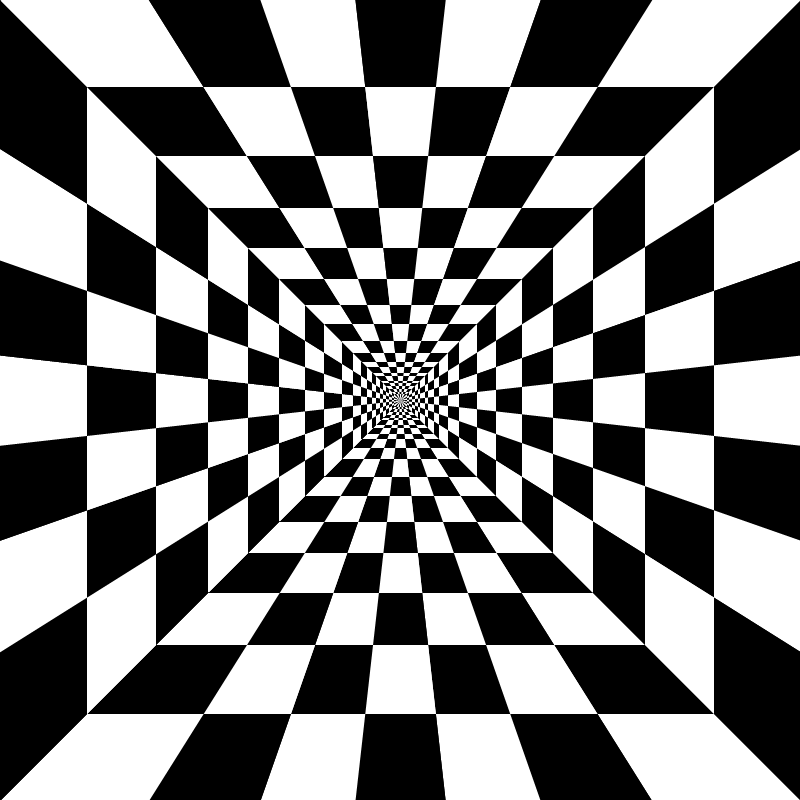
%> input picture Exercise_03/checkerboard_tunnel.png, 800 x 800 px
$ octave exer.m   (GNU Octave 9; MATLAB toolbox functions it lacks are replaced by stand-ins)
%> lines starting %> are read from the running program, lines starting %| are printed output that depends on the picture
### Exercise_03/harrisR.m
function R_max = harrisR(I, sigma_dif, sigma_int, alpha, t)
% input: I is the image, sigma determines kernel size and Gaussian smooting
% input parameters: scale level n, initial scale value s0, scale step k,
% constant factor alpha(0.04<alpha<0.06), threshold value for R: t
%
% define derivative in x and y direction
img.orig = double(I)
d_dx = double([-1, 0, 1; -1, 0, 1; -1, 0, 1]);
d_dy = d_dx';
% Gaussian smoothing filter (differentiating):
G_dif = gauss2D(sigma_dif);
% Gaussian smoothing filter (integrating):
G_int = gauss2D(sigma_int);
% use associativity law of convolution
% generate kernel in x and y direction
% (consisting of Gaussian smoothing and derivative)
k_x = conv2(d_dx, G_dif);
k_y = conv2(d_dy, G_dif);

% filter image with kernel above
img.x = conv2(k_x, img.orig);
img.y = conv2(k_y, img.orig);
% define matrix M which represents a first order approximation
% (2D Taylor expansion) of [I(x, y) - I(x + delta_x, y + delta_y)]^2
% see lecture03 p.20ff
% M = 2DGaussian *convolve* [L_x.^2, L_x .* L_y; L_x .* L_y, L_y.^2];

Ix2g = conv2(G_int, img.x.^2);
Ixyg = conv2(G_int, img.x .* img.y);
Iy2g = conv2(G_int, img.y.^2);
% determine R for every pixel of the input image I
for i = 1: size(img.orig, 1)
    for j = 1: size(img.orig, 2)
        M = [Ix2g(i, j), Ixyg(i, j); Ixyg(i, j), Iy2g(i, j)];
        R_temp = det(M) - alpha*trace(M)^2;
        % R = lambda1 * lambda2 + alpha*(lambda1 + lambda2)^2
        % with lambda1, lambda2 being the eigenvalues of M
        % set threshold for R (lecture03 p.35):
        if R_temp > t
            R(i, j) = R_temp;
        else
            R(i, j) = 0;
        end
    end
end

% implement non-maximum suppresion
% search for maximum in 3x3 or 5x5 window
window_size = 3;
margin = floor(window_size / 2);
R0 = zeros(size(img.orig) + 2 * margin);

R0(1 + margin: size(img.orig, 1) + margin, 1 + margin: size(img.orig, 2) + margin) = R;
for i = 1: size(img.orig, 1)
    for j = 1: size(img.orig, 2)
        R_temp = R0(i:i + 2 * margin - 1, j: j + 2 * margin - 1);
        if R(i, j) == max(max(R_temp))
            R_max(i, j) = R(i,j);
        else
            R_max(i, j) = 0;
        end
    end
end
end

### Exercise_03/gauss2D.m
% Creates a 2 dimensional Gaussian filter
% H is the size of the filter
function J = gauss2D(sigma)
    % Divide mask size by 2, so that 0 is the center
    s = floor(3*sigma /2);
    for u = -s: s
        for v = -s: s
            %J(u + s + 1, v + s +1) = 1 / (2 * pi * sigma^2) * exp(-1 / 2 * (u^2 + v^2) / (sigma^2));
            % prefactor can be omitted because of normalization
            J(u + s + 1, v + s +1) = exp(-1 / 2 * (u^2 + v^2) / (sigma^2));
        end
    end
% normalization
J = J ./ sum(J(:));
end

### Exercise_03/multiscale_harris.m
function R = multiscale_harris(I, sigma_0, sigma_int, n, k, alpha, t)
J = I;
% initialize output: R contains corners of all scales
R = zeros(size(J, 1), size(J, 2), n);
% generate Harris response for all layers
for i = 1:n
    % initialize response matrix: +2 as "padding" for corner search
    % and +1 because of j = k+1 steps / layers
    R_n = zeros(size(J, 1), size(J, 2), k+1);
    for j = 2 : k+2
        sigma_0_temp = sigma_0 * 2^((j-2)/k);

        R_n(:,:,j+1) = harrisR(J, sigma_0_temp, sigma_int, alpha, t);
    end

    size(R_n)
    pause
    % corner search across scales
    for l = 2 : k
        R_3stack = R_n(:, :, l-1 : l+1);
        % find max index in vertical direction (stack direction)
        % image lies horizontally
        [M, N] = max(R_3stack, [], 3);
        %sizeN = size(N);
        for layer = 1 : k
            for x = 1 : size(M, 1)
                for y = 1 : size(M, 2)
                    % is the maximal value in the middle layer of the stack
                    % and is the value larger than the threshold?
                    if N(x,y) == 2 && M(x,y) > t
                        % multiply coordinates of corner with 2^n and insert
                        % them into the overall corner picture
                        R(x*2^(i-1), y*2^(i-1), layer) = 255;
                    end
                end
            end
        end
    end
    % prepare for next cycle (n = n+1)
    sigma_0 = 2*sigma_0;
    J = imresize(J, 0.5);
end
%pause;
end

### Exercise_03/exer.m
% Exercise 1
I = imread('checkerboard_tunnel.png');
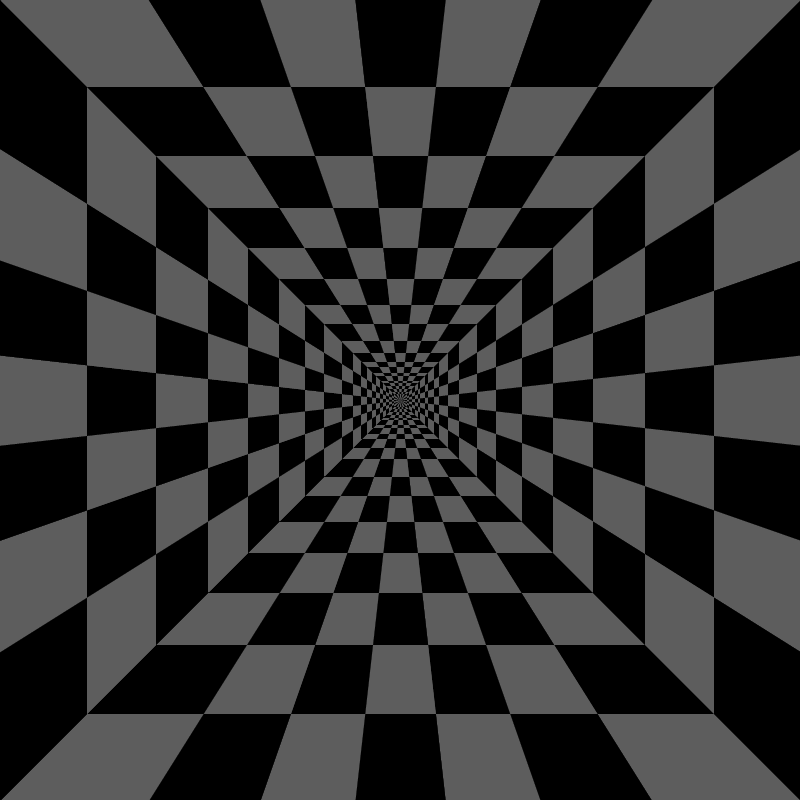
%> I: size 800x800 uint8; min 0, max 93, mean 46.5
sizeI = size(I);
%> sizeI = [800 800]
% part a)
% see harrisR.m
% part b)
% part c)
% define Harris parameters
sigma_dif = 3;
sigma_int = 3;
alpha = 0.05; % 0.04<alpha<0.06
t = 0.01; % threshold for non-maximum suppression
n = 3; % number of layers / octaves (including downsampling)
k = 3; % number of iterations in one octave
%
Rsingle = harrisR(I, sigma_dif, sigma_int, alpha, t);
%> in harrisR, `Ix2g = conv2(G_int, img.x.^2);`:
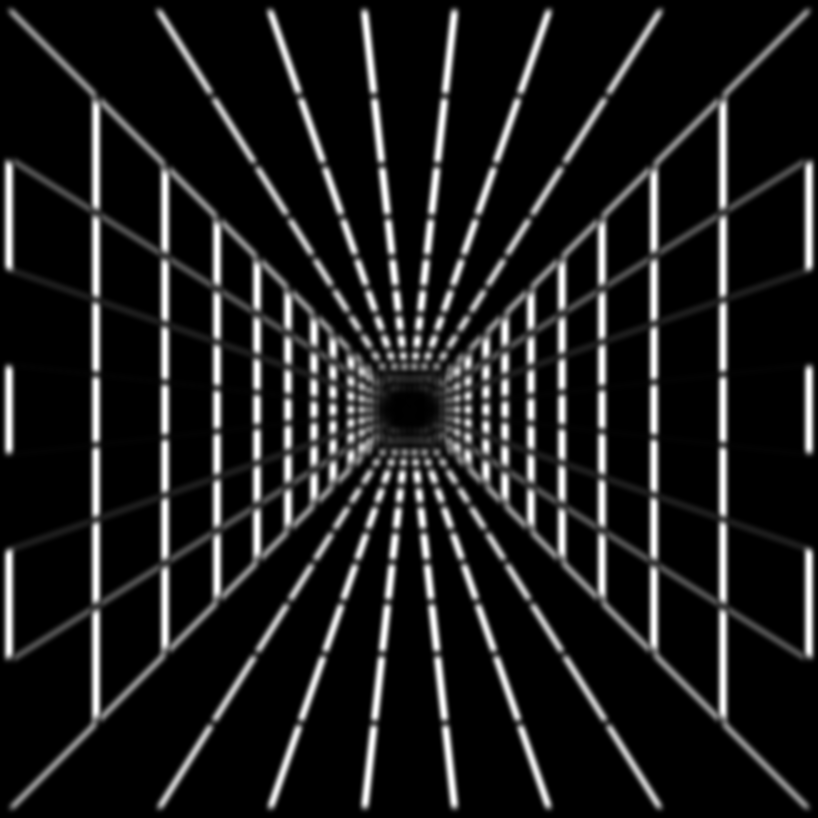
%> Ix2g: size 818x818 double; min 0, max 4645.8, mean 540.1; drawn with min black and max white
%> in harrisR, `Ixyg = conv2(G_int, img.x .* img.y);`:
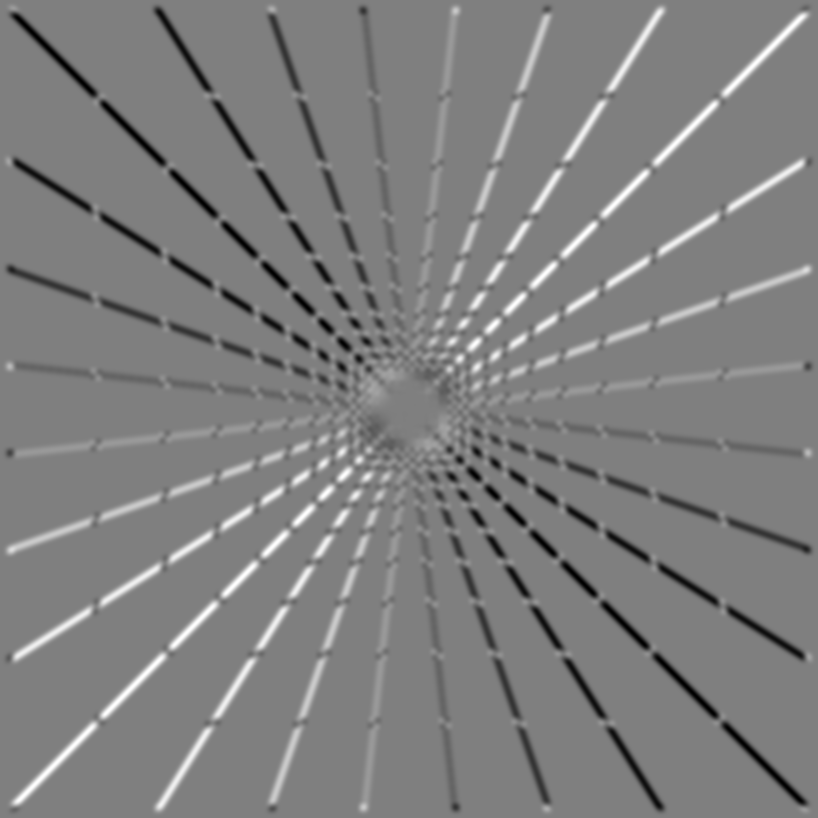
%> Ixyg: size 818x818 double; min -2496.6, max 2502.5, mean 0; drawn with min black and max white
%> in harrisR, `Iy2g = conv2(G_int, img.y.^2);`:
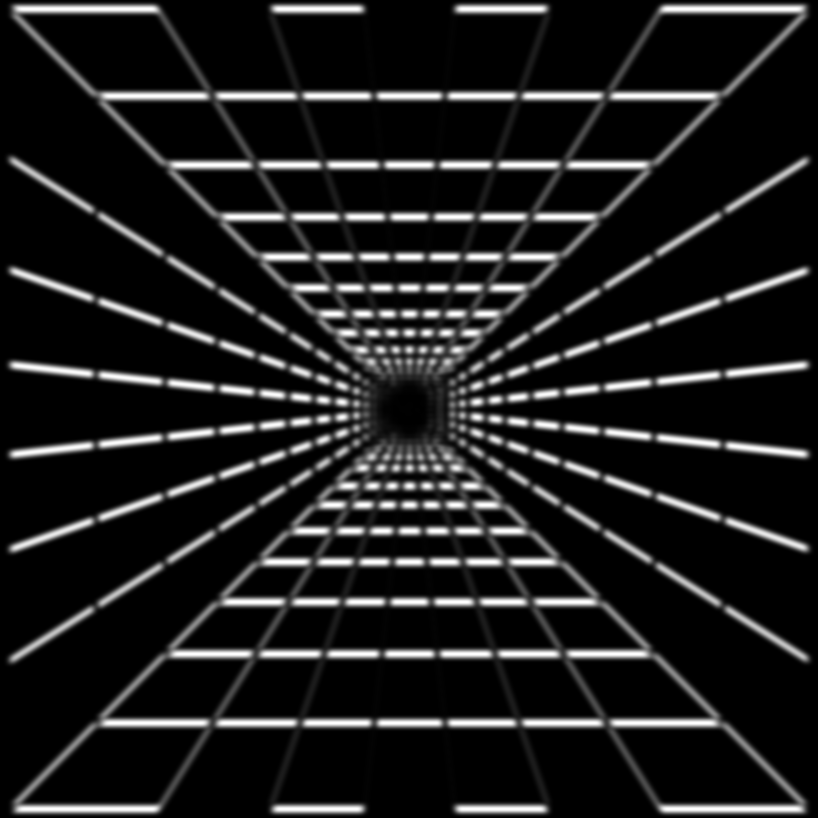
%> Iy2g: size 818x818 double; min 0, max 4645.8, mean 556.8; drawn with min black and max white
%> after the loop in harrisR, `for i = 1: size(img.orig, 1)`:
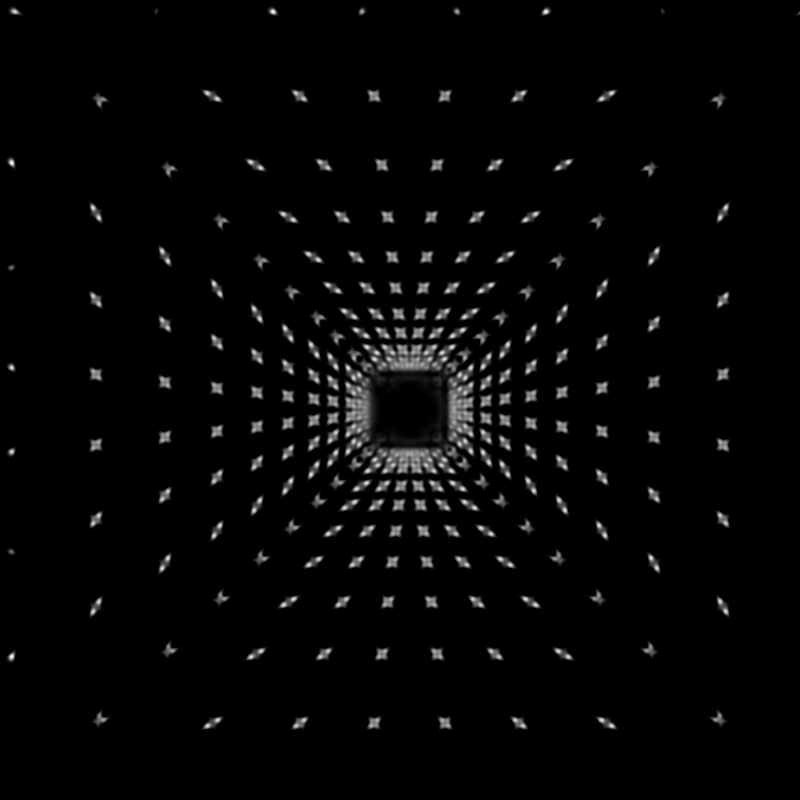
%> R: size 800x800 double; min 0, max 3455929.3, mean 81567; drawn with min black and max white
%> in harrisR, `R0 = zeros(size(img.orig) + 2 * margin);`: R0: size 802x802 double; every value is 0
%> in harrisR, `R0(1 + margin: size(img.orig, 1) + margin, 1 + margin: size(img.orig, ..`:
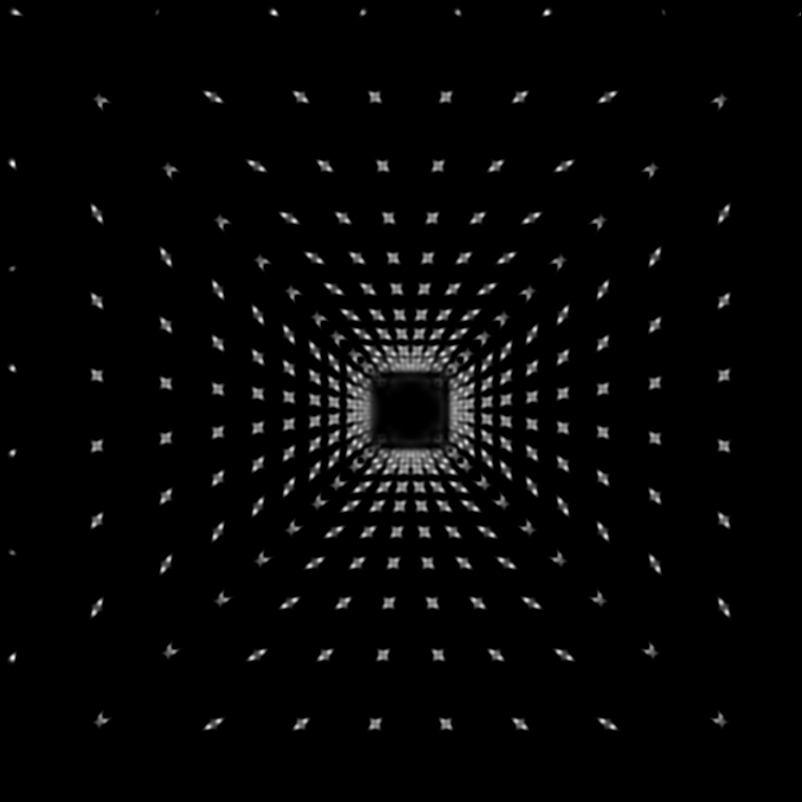
%> R0: size 802x802 double; min 0, max 3455929.3, mean 81160.7; drawn with min black and max white
%> after the loop in harrisR, `for i = 1: size(img.orig, 1)`:
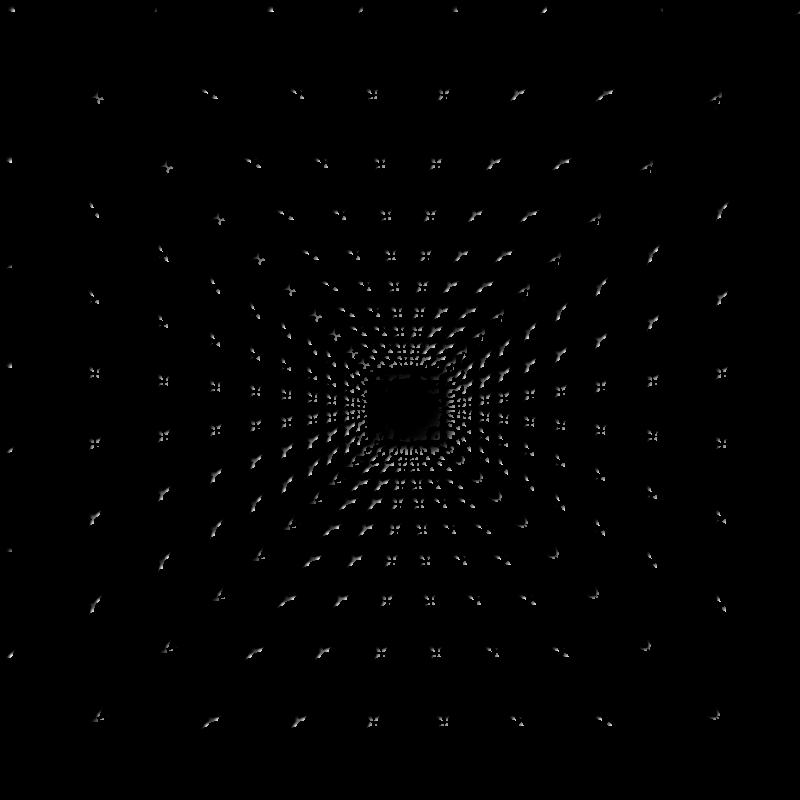
%> R_max: size 800x800 double; min 0, max 3455929.3, mean 26409.5; drawn with min black and max white
%
R = multiscale_harris(I, sigma_dif, sigma_int, n, k, 0.05, 0.01);
%> (the run ends here)
